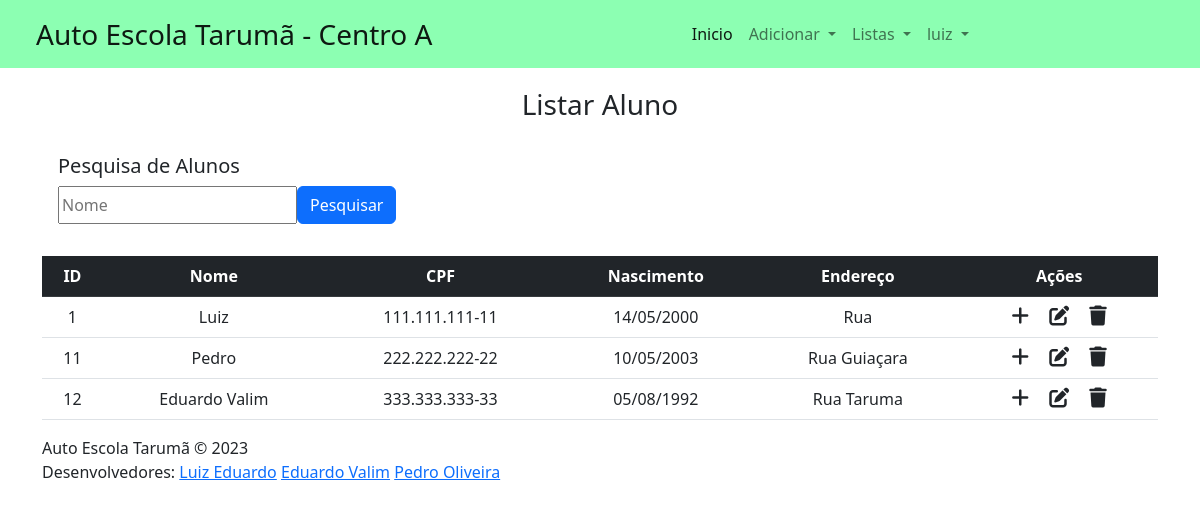
Page /VIEW/aluno/lstAluno.php (signed in) on the committed database.
### tables this page shows
CREATE TABLE `aluno` (
  `id` int(11) NOT NULL,
  `nome` varchar(35) NOT NULL,
  `cpf` char(14) NOT NULL,
  `nascimento` date NOT NULL,
  `endereco` varchar(30) NOT NULL
);

### DAL/dalAluno.php (called while the page is built, shortened)
<?php
    include_once 'C:\xampp\htdocs\ProjetoCentroA\MODEL\Aluno.php';
    class dalAluno{
        public function Select(){
            $sql = "select * from aluno;";
            $con = Conexao::conectar();
            $result = $con->query($sql);
            $lstAluno = [];
        foreach ($result as $linha){
            $aluno = new \MODEL\Aluno();
            $aluno->setId($linha['id']);
            $aluno->setNome($linha['nome']);
            $aluno->setCpf($linha['cpf']);
            $aluno->setNascimento($linha['nascimento']);
            $aluno->setEndereco($linha['endereco']);
            $lstAluno[] = $aluno;
        }
        return $lstAluno;
    }
    }
?>

### BLL/bllAluno.php (called while the page is built, shortened)
<?php
    include_once '../../DAL/dalAluno.php';
    class bllAluno {
        public function Select (){
            $dal = new  \Dal\dalAluno();
            return $dal->Select();
        }
    }
?>

### MODEL/Aluno.php (called while the page is built, shortened)
<?php
    class Aluno {
        private ?int $id;
        private ?string $nome;
        private ?string $cpf;
        private ?string $nascimento;
        private ?string $endereco;
        public function getId()
        {
            return $this->id;
        }
        public function setId(int $id)
        {
            $this->id = $id;
        }
        public function getNome()
        {
            return $this->nome;
        }
        public function setNome(string $nome)
        {
            $this->nome = $nome;
        }
        public function getCpf()
        {
            return $this->cpf;
        }
        public function setCpf(string $cpf)
        {
            $this->cpf = $cpf;
        }
        public function getNascimentoF()
        {
            return date('d/m/Y', strtotime($this->nascimento));
        }
        public function setNascimento(string $nascimento)
        {
            $this->nascimento = $nascimento;
        }
        public function getEndereco()
        {
            return $this->endereco;
        }
        public function setEndereco(string $endereco)
        {
            $this->endereco = $endereco;
        }
    }
?>

### VIEW/aluno/lstaluno.php (the view, shortened to what this page needs)
<?php
include_once '../../BLL/bllAluno.php';
if (isset($_GET['busca']))
  $busca = $_GET['busca'];
else $busca = null;
$bll = new \BLL\bllAluno();
if ($busca == null)
  $lstaluno = $bll->Select();
else $lstaluno = $bll->SelectNome($busca);
?>
<!DOCTYPE html>
<html lang="pt-br">
<head>
  <link rel="stylesheet" href="../../view/css/formatacao.css">
  <link href="https://cdn.jsdelivr.net/npm/bootstrap@5.2.3/dist/css/bootstrap.min.css" rel="stylesheet">
  <link rel="stylesheet" href="https://cdnjs.cloudflare.com/ajax/libs/font-awesome/6.4.0/css/all.min.css" />
</head>
<body>
  <?php include "../components/navbar.php"; echo nav()?>
  <div class="container">
    <div class="text-center mb-4">
      <h3>Listar Aluno</h3>
    </div>
    <div class="card-search">
      <form action="../aluno/lstAluno.php" method="GET" id="" class="">
        <h5>Pesquisa de Alunos</h5>
        <div class="teste">
          <input type="text" class="input-pesquisa" id="txtBusca" name="busca" placeholder="Nome">
          <button type="submit" class="btn btn-primary float-end"><span>Pesquisar</span></button>
        </div>
      </form>
    </div>
    <br>
    <table class="table table-hover text-center">
      <thead class="table-dark">
        <tr>
          <th scope="col">ID</th>
          <th scope="col">Nome</th>
          <th scope="col">CPF</th>
          <th scope="col">Nascimento</th>
          <th scope="col">Endereço</th>
          <th scope="col">Ações</th>
        </tr>
      </thead>
      <tbody>
        <?php
        foreach ($lstaluno as $aluno) {
        ?>
          <tr>
            <td><?php echo $aluno->getId(); ?></td>
            <td><?php echo $aluno->getNome(); ?></td>
            <td><?php echo $aluno->getCpf(); ?></td>
            <td><?php echo $aluno->getNascimentoF(); ?></td>
            <td><?php echo $aluno->getEndereco(); ?></td>
            <td>
              <a onclick="JavaScript:location.href='addAluno.php?id='+(<?php echo $aluno->getId(); ?>)" class="link-dark"><i class="fa-solid fa-plus fs-5 me-3"></i></a>
              <a onclick="JavaScript:location.href='edtAluno.php?id='+(<?php echo $aluno->getId(); ?>)" class="link-dark"><i class="fa-solid fa-pen-to-square fs-5 me-3"></i></a>
              <a onclick="JavaScript:remover(<?php echo $aluno->getId(); ?>)" class="link-dark"><i class="fa-solid fa-trash fs-5"></i></a>
            </td>
          </tr>
        <?php
        }
        ?>
      </tbody>
    </table>
  </div>
  <?php include_once '../../VIEW/footer/footer.php'; ?>
</body>
</html>

### VIEW/components/navbar.php (shortened to what this page needs)
<?php
function nav()
{ ?>
    <nav class="navbar navbar-expand-lg navbar-light" style='background-color: #00ff5573; margin-bottom: 20px;'>
        <div class="container-fluid">
            <a class="navbar-brand fs-3 px-4" href="../menu/menu.php">Auto Escola Tarumã - Centro A</a>
            <div class="collapse navbar-collapse justify-content-center" id="navbarNavDropdown">
                <ul class="navbar-nav">
                    <li class="nav-item">
                        <a class="nav-link active" aria-current="page" href="../menu/menu.php">Inicio</a>
                    </li>
                    <li class="nav-item dropdown">
                        <a class="nav-link dropdown-toggle" href="#" id="adicionar" role="button" data-bs-toggle="dropdown" aria-expanded="false">
                            Adicionar
                        </a>
                    </li>
                    <li class="nav-item dropdown">
                        <a class="nav-link dropdown-toggle" href="#" id="listas" role="button" data-bs-toggle="dropdown" aria-expanded="false">
                            Listas
                        </a>
                    </li>
                    <li class="nav-item dropdown">
                        <a class="nav-link dropdown-toggle" href="#" id="user" role="button" data-bs-toggle="dropdown" aria-expanded="false">
                            <?php echo $_SESSION['usuario'] ?>
                        </a>
                    </li>
                </ul>
            </div>
        </div>
    </nav>
<?php } ?>

### VIEW/footer/footer.php
<footer class="page-footer background-color: #00ff5573">
    <div class="footer-copyright background-color: #00ff5573">
        <div class="container white-text ">
             Auto Escola Tarumã © 2023
            <br>Desenvolvedores:
            <a class="white-text text-lighten-4 right" href="https://github.com/luizeduardofr">Luiz Eduardo</a>
            <a class="white-text text-lighten-4 right" href="https://github.com/Eduardo-Valim01">Eduardo Valim</a>
            <a class="white-text text-lighten-4 right" href="https://github.com/PedroOliveira2003">Pedro Oliveira</a>
        </div>
    </div>
</footer>

### VIEW/css/formatacao.css (style rules this page uses)
.card-search { width: 80%; display: flex; flex-direction: column; margin-top: 1rem; padding: 0.5rem 1rem; }
.card-search .teste { display: flex; flex-direction: row; justify-content: flex-start; }

### rows in the picture
aluno: id "1", nome "Luiz", cpf "111.111.111-11", nascimento "14/05/2000", endereco "Rua"
aluno: id "11", nome "Pedro", cpf "222.222.222-22", nascimento "10/05/2003", endereco "Rua Guiaçara"
aluno: id "12", nome "Eduardo Valim", cpf "333.333.333-33", nascimento "05/08/1992", endereco "Rua Taruma"

### other values in the picture
$_SESSION['usuario'] "luiz"
